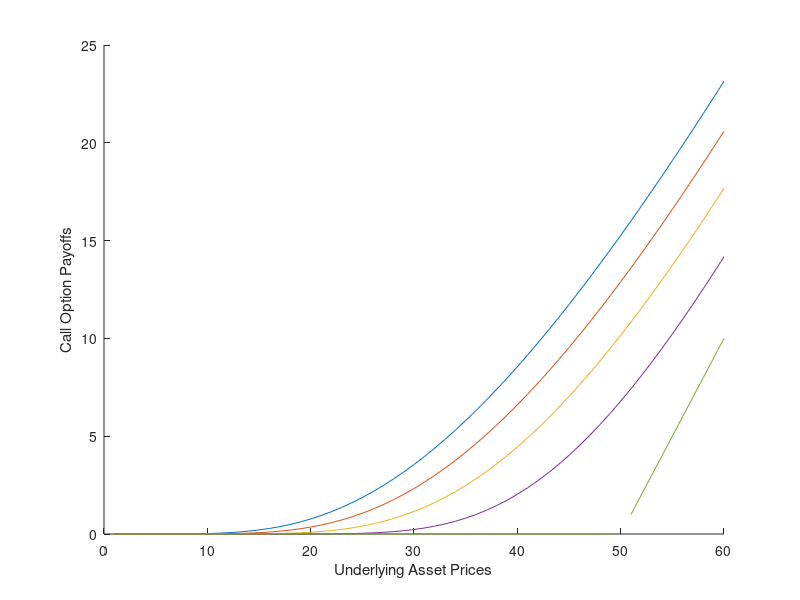

MATLAB code to generate this figure:
clear
close

T=0.0;        %  Expiration
K=50;         %  Strike price
r=0.1;        %  Risk-free rate
Sigma =0.4;   %  Volatility
q=0;          %  Divide Rate

S0=1:60;      %  Underlying Asset Prices
figure
for T=2:-0.5:0
  [C,P]=blsprice(S0,K,r,T,Sigma,q);
  hold on
  plot(S0,C);
end
xlabel('Underlying Asset Prices')
ylabel('Call Option Payoffs')
